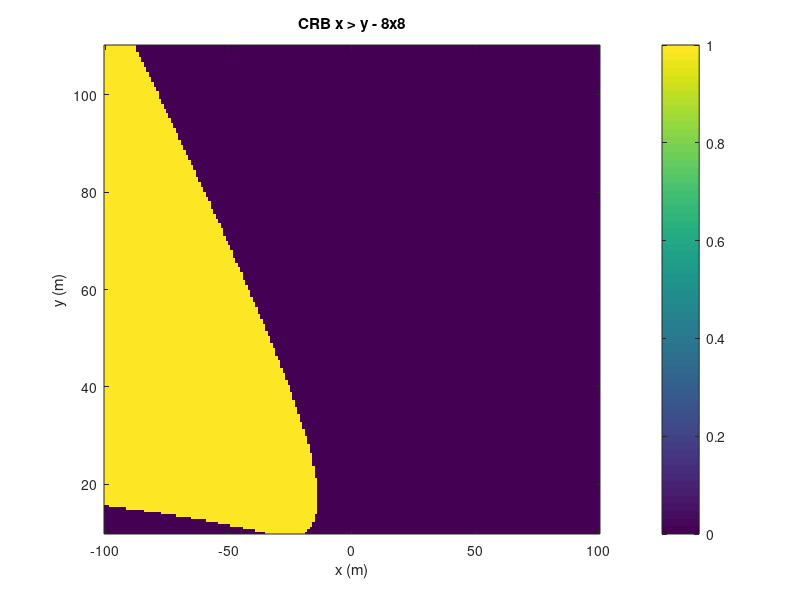
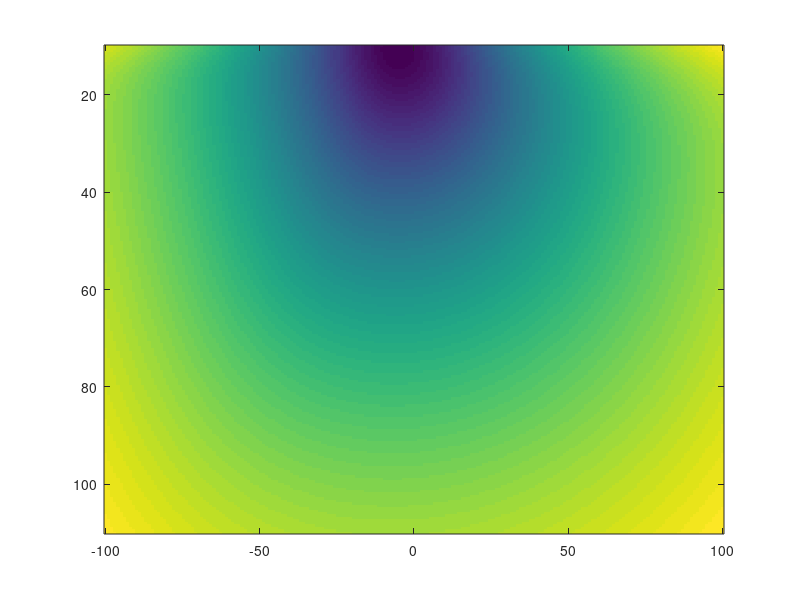

Reproduce these figures in MATLAB, in order. (Note: this script raises an error after producing the figures.)
clear; close all; clc;

%% Configurações de arranjos desejadas
configs = [ ...
    8 8;
   16 4;
   4 16;
   2 32;
   32 2;
];

%% Região de busca
x_min = -100; x_max = 100;
y_min = 10;  y_max = 110;
x_vec = linspace(x_min, x_max, 200);
y_vec = linspace(y_min, y_max, 200);
[X_grid, Y_grid] = meshgrid(x_vec, y_vec);

%% Parâmetros fixos
f_c = 15e9;
lambda = 3e8 / f_c;
d = 0.5 * lambda;
z_antenna = 20;
P_tx = 1;
SNR_dB = 15;
SNR = 10^(SNR_dB / 10);
L = 10;

%% Loop sobre configurações
for cfg = 1:size(configs,1)
    Nx = configs(cfg,1);
    Ny = configs(cfg,2);
    N = Nx * Ny;
    
    % Posicionamento dos elementos
    elements_x = zeros(N,1);
    elements_z = zeros(N,1);
    x_offset = ((Nx - 1) * d / 2);
    z_offset = ((Ny - 1) * d / 2);
    idx = 1;
    for i = 1:Nx
        for j = 1:Ny
            elements_x(idx) = (i - 1) * d - x_offset;
            elements_z(idx) = (j - 1) * d - z_offset + z_antenna;
            idx = idx + 1;
        end
    end

    % Normalização fixa como no CRB_HEAT
    noise_power = P_tx / SNR;
    Pnorm = L * (lambda / (sqrt(8) * pi * sqrt(noise_power)))^2;

    % Inicializa matrizes de CRB
    CRB_x_map = zeros(size(X_grid));
    CRB_y_map = zeros(size(X_grid));
    CRB_tot = zeros(size(X_grid));

    % Loop sobre a malha (x, y)
    for i = 1:length(y_vec)
        y_ue = y_vec(i);
        for j = 1:length(x_vec)
            x_ue = x_vec(j);

            x_1 = elements_x(1);
            z_1 = elements_z(1);
            r_1 = sqrt((x_ue - x_1)^2 + y_ue^2 + z_1^2);
            delta_1 = (x_ue - x_1);

            delta_n = (x_ue - elements_x);
            r_n = sqrt((x_ue - elements_x).^2 + y_ue^2 + elements_z.^2);

            Term1_Jxx = (delta_n.^2) ./ r_n.^6;
            Term2_Jxx = (2 * pi / lambda)^2 * (delta_n ./ r_n.^2 - delta_1 ./ (r_1 .* r_n)).^2;
            Jxx = sum(Term1_Jxx + Term2_Jxx);

            Term1_Jyy = y_ue^2 ./ r_n.^6;
            Term2_Jyy = (2 * pi / lambda)^2 * (1 ./ r_n.^2 - 1 ./ (r_1 .* r_n)).^2;
            Jyy = sum(Term1_Jyy + y_ue^2 * Term2_Jyy);

            Term1_Jxy = delta_n ./ r_n.^6;
            Term2_Jxy = (2 * pi / lambda)^2 * ...
                (delta_n ./ r_n.^2 - delta_1 ./ (r_1 .* r_n)) .* ...
                (1 ./ r_n.^2 - 1 ./ (r_1 .* r_n));
            Jxy = sum(y_ue * (Term1_Jxy + Term2_Jxy));

            Jxx_scaled = Pnorm * Jxx;
            Jyy_scaled = Pnorm * Jyy;
            Jxy_scaled = Pnorm * Jxy;

            CRB_den_x = Jxx_scaled - (Jxy_scaled^2 / Jyy_scaled);
            CRB_den_y = Jyy_scaled - (Jxy_scaled^2 / Jxx_scaled);

            if CRB_den_x > 0
                CRB_x_map(i,j) = 1 / CRB_den_x;
            else
                CRB_x_map(i,j) = NaN;
            end

            if CRB_den_y > 0
                CRB_y_map(i,j) = 1 / CRB_den_y;
            else
                CRB_y_map(i,j) = NaN;
            end

            if CRB_den_x > 0 && CRB_den_y > 0
                CRB_tot(i,j) = sqrt(CRB_x_map(i,j)^2 + CRB_y_map(i,j)^2);
            else
                CRB_tot(i,j) = NaN;
            end
        end
    end

    %% Plots
    % Mapa binário CRB_x > CRB_y
    CRB_diff = CRB_x_map - CRB_y_map;
    bin_map = zeros(size(CRB_diff));
    bin_map(CRB_diff > 0) = 1;

    figure;
    imagesc(x_vec, y_vec, bin_map);
    set(gca,'YDir','normal');
    xlabel('x (m)'); ylabel('y (m)');
    title(sprintf('CRB x > y - %dx%d', Nx, Ny));
    colorbar;

    % CRB total
    figure;
    imagesc(x_vec, y_vec, log10(CRB_tot));
    clim([3 10]); %Evita interpretações enganosas (“parece melhor, mas só mudou a escala”).
    set(gca,'YDir','normal');
    xlabel('x (m)'); ylabel('y (m)');
    title(sprintf('CRB total - %dx%d', Nx, Ny));
    colorbar;

    % CRB y
    figure;
    imagesc(x_vec, y_vec, log10(CRB_y_map));
    clim([3 10]);  %cor azul é sempre log10(CRB) ≈ 3 e amarela é sempre ≈ 10
    set(gca,'YDir','normal');
    xlabel('x (m)'); ylabel('y (m)');
    title(sprintf('CRB y - %dx%d', Nx, Ny));
    colorbar;

    % CRB x
    figure;
    imagesc(x_vec, y_vec, log10(CRB_x_map));
    clim([3 10]);  % igual ao CRB_HEAT.m
    set(gca,'YDir','normal');
    xlabel('x (m)'); ylabel('y (m)');
    title(sprintf('CRB x - %dx%d', Nx, Ny));
    colorbar;
end
